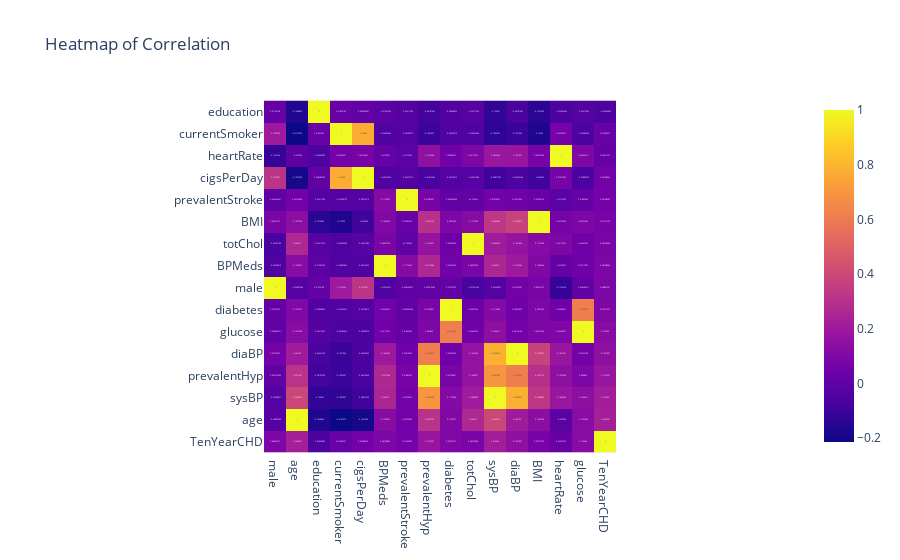

Write notebook code for a chart like this one.
### Code cell
fig = px.imshow(raw.corr().sort_values(by='TenYearCHD'), text_auto=True, title='Heatmap of Correlation')
fig.show()

### Figure 1 — Plotly figure (JSON) as saved in the notebook; plotly's stock layout.template omitted (floating-point values rounded to 4 significant figures; data arrays with more than 128 entries replaced by an {"elided": "..."} marker saying what was removed)
{"data": [{"coloraxis": "coloraxis", "hovertemplate": "x: %{x}<br>y: %{y}<br>color: %{z}<extra></extra>", "name": "0", "texttemplate": "%{z}", "type": "heatmap", "x": ["male", "age", "education", "currentSmoker", "cigsPerDay", "BPMeds", "prevalentStroke", "prevalentHyp", "diabetes", "totChol", "sysBP", "diaBP", "BMI", "heartRate", "glucose", "TenYearCHD"], "xaxis": "x", "y": ["education", "currentSmoker", "heartRate", "cigsPerDay", "prevalentStroke", "BMI", "totChol", "BPMeds", "male", "diabetes", "glucose", "diaBP", "prevalentHyp", "sysBP", "age", "TenYearCHD"], "yaxis": "y", "z": {"elided": "16x16 float values"}}], "layout": {"coloraxis": {"colorscale": [[0, "#0d0887"], [0.1111, "#46039f"], [0.2222, "#7201a8"], [0.3333, "#9c179e"], [0.4444, "#bd3786"], [0.5556, "#d8576b"], [0.6667, "#ed7953"], [0.7778, "#fb9f3a"], [0.8889, "#fdca26"], [1, "#f0f921"]]}, "title": {"text": "Heatmap of Correlation"}, "xaxis": {"anchor": "y", "constrain": "domain", "domain": [0, 1], "scaleanchor": "y"}, "yaxis": {"anchor": "x", "autorange": "reversed", "constrain": "domain", "domain": [0, 1]}}}
